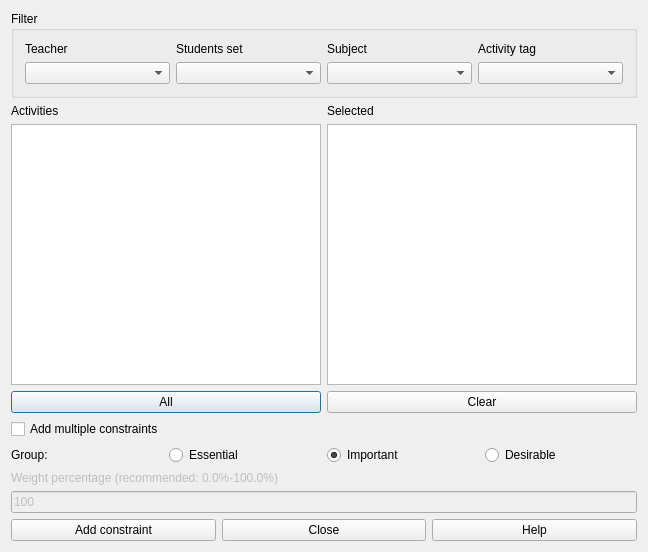
<?xml version="1.0" encoding="UTF-8"?>
<ui version="4.0">
 <class>AddConstraintActivitiesSameStartingTimeForm_template</class>
 <widget class="QDialog" name="AddConstraintActivitiesSameStartingTimeForm_template">
  <property name="geometry">
   <rect>
    <x>0</x>
    <y>0</y>
    <width>648</width>
    <height>552</height>
   </rect>
  </property>
  <property name="windowTitle">
   <string extracomment="This is the title of the dialog to add a new constraint of this type">Add activities same starting time</string>
  </property>
  <layout class="QGridLayout" name="gridLayout_2">
   <item row="0" column="0">
    <widget class="QGroupBox" name="filterGroupBox">
     <property name="title">
      <string>Filter</string>
     </property>
     <layout class="QGridLayout" name="gridLayout">
      <item row="0" column="0">
       <widget class="QLabel" name="teachersTextLabel">
        <property name="text">
         <string>Teacher</string>
        </property>
        <property name="wordWrap">
         <bool>false</bool>
        </property>
       </widget>
      </item>
      <item row="0" column="1">
       <widget class="QLabel" name="studentsTextLabel">
        <property name="text">
         <string>Students set</string>
        </property>
        <property name="wordWrap">
         <bool>false</bool>
        </property>
       </widget>
      </item>
      <item row="0" column="2">
       <widget class="QLabel" name="subjectsTextLabel">
        <property name="text">
         <string>Subject</string>
        </property>
        <property name="wordWrap">
         <bool>false</bool>
        </property>
       </widget>
      </item>
      <item row="0" column="3">
       <widget class="QLabel" name="activityTagsTextLabel">
        <property name="text">
         <string>Activity tag</string>
        </property>
        <property name="wordWrap">
         <bool>false</bool>
        </property>
       </widget>
      </item>
      <item row="1" column="0">
       <widget class="QComboBox" name="teachersComboBox"/>
      </item>
      <item row="1" column="1">
       <widget class="QComboBox" name="studentsComboBox"/>
      </item>
      <item row="1" column="2">
       <widget class="QComboBox" name="subjectsComboBox"/>
      </item>
      <item row="1" column="3">
       <widget class="QComboBox" name="activityTagsComboBox"/>
      </item>
     </layout>
    </widget>
   </item>
   <item row="1" column="0">
    <layout class="QHBoxLayout" name="horizontalLayout_2">
     <item>
      <layout class="QVBoxLayout" name="verticalLayout_2">
       <item>
        <widget class="QLabel" name="activitiesTextLabel">
         <property name="frameShape">
          <enum>QFrame::NoFrame</enum>
         </property>
         <property name="frameShadow">
          <enum>QFrame::Plain</enum>
         </property>
         <property name="text">
          <string>Activities</string>
         </property>
         <property name="wordWrap">
          <bool>false</bool>
         </property>
        </widget>
       </item>
       <item>
        <widget class="QListWidget" name="activitiesListWidget"/>
       </item>
       <item>
        <widget class="QPushButton" name="addAllActivitiesPushButton">
         <property name="text">
          <string comment="Text on a button. It refers to adding all activities from the list above this button into the current constraint">All</string>
         </property>
        </widget>
       </item>
      </layout>
     </item>
     <item>
      <layout class="QVBoxLayout" name="verticalLayout">
       <item>
        <widget class="QLabel" name="simultaneousActivitiesTextLabel">
         <property name="frameShape">
          <enum>QFrame::NoFrame</enum>
         </property>
         <property name="frameShadow">
          <enum>QFrame::Plain</enum>
         </property>
         <property name="text">
          <string comment="It refers to a list of selected activities">Selected</string>
         </property>
         <property name="wordWrap">
          <bool>false</bool>
         </property>
        </widget>
       </item>
       <item>
        <widget class="QListWidget" name="simultaneousActivitiesListWidget"/>
       </item>
       <item>
        <widget class="QPushButton" name="clearPushButton">
         <property name="text">
          <string>Clear</string>
         </property>
        </widget>
       </item>
      </layout>
     </item>
    </layout>
   </item>
   <item row="2" column="0">
    <widget class="QCheckBox" name="blockCheckBox">
     <property name="sizePolicy">
      <sizepolicy hsizetype="Fixed" vsizetype="Fixed">
       <horstretch>0</horstretch>
       <verstretch>0</verstretch>
      </sizepolicy>
     </property>
     <property name="text">
      <string>Add multiple constraints</string>
     </property>
     <property name="checked">
      <bool>false</bool>
     </property>
    </widget>
   </item>
   <item row="3" column="0">
    <layout class="QHBoxLayout" name="horizontalLayout_4">
     <item>
      <widget class="QLabel" name="groupTextLabel">
       <property name="text">
        <string>Group:</string>
       </property>
      </widget>
     </item>
     <item>
      <widget class="QRadioButton" name="essentialRadioButton">
       <property name="text">
        <string>Essential</string>
       </property>
      </widget>
     </item>
     <item>
      <widget class="QRadioButton" name="importantRadioButton">
       <property name="text">
        <string>Important</string>
       </property>
       <property name="checked">
        <bool>true</bool>
       </property>
      </widget>
     </item>
     <item>
      <widget class="QRadioButton" name="desirableRadioButton">
       <property name="text">
        <string>Desirable</string>
       </property>
      </widget>
     </item>
    </layout>
   </item>
   <item row="4" column="0">
    <layout class="QVBoxLayout">
     <item>
      <widget class="QLabel" name="weightTextLabel">
       <property name="enabled">
        <bool>false</bool>
       </property>
       <property name="frameShape">
        <enum>QFrame::NoFrame</enum>
       </property>
       <property name="frameShadow">
        <enum>QFrame::Plain</enum>
       </property>
       <property name="text">
        <string>Weight percentage (recommended: 0.0%-100.0%)</string>
       </property>
       <property name="wordWrap">
        <bool>false</bool>
       </property>
      </widget>
     </item>
     <item>
      <widget class="QLineEdit" name="weightLineEdit">
       <property name="enabled">
        <bool>false</bool>
       </property>
       <property name="text">
        <string notr="true">100</string>
       </property>
      </widget>
     </item>
    </layout>
   </item>
   <item row="5" column="0">
    <layout class="QHBoxLayout" name="horizontalLayout">
     <item>
      <widget class="QPushButton" name="addConstraintPushButton">
       <property name="text">
        <string>Add constraint</string>
       </property>
      </widget>
     </item>
     <item>
      <widget class="QPushButton" name="closePushButton">
       <property name="text">
        <string>Close</string>
       </property>
      </widget>
     </item>
     <item>
      <widget class="QPushButton" name="helpPushButton">
       <property name="text">
        <string>Help</string>
       </property>
      </widget>
     </item>
    </layout>
   </item>
  </layout>
 </widget>
 <layoutdefault spacing="6" margin="11"/>
 <resources/>
 <connections/>
</ui>
